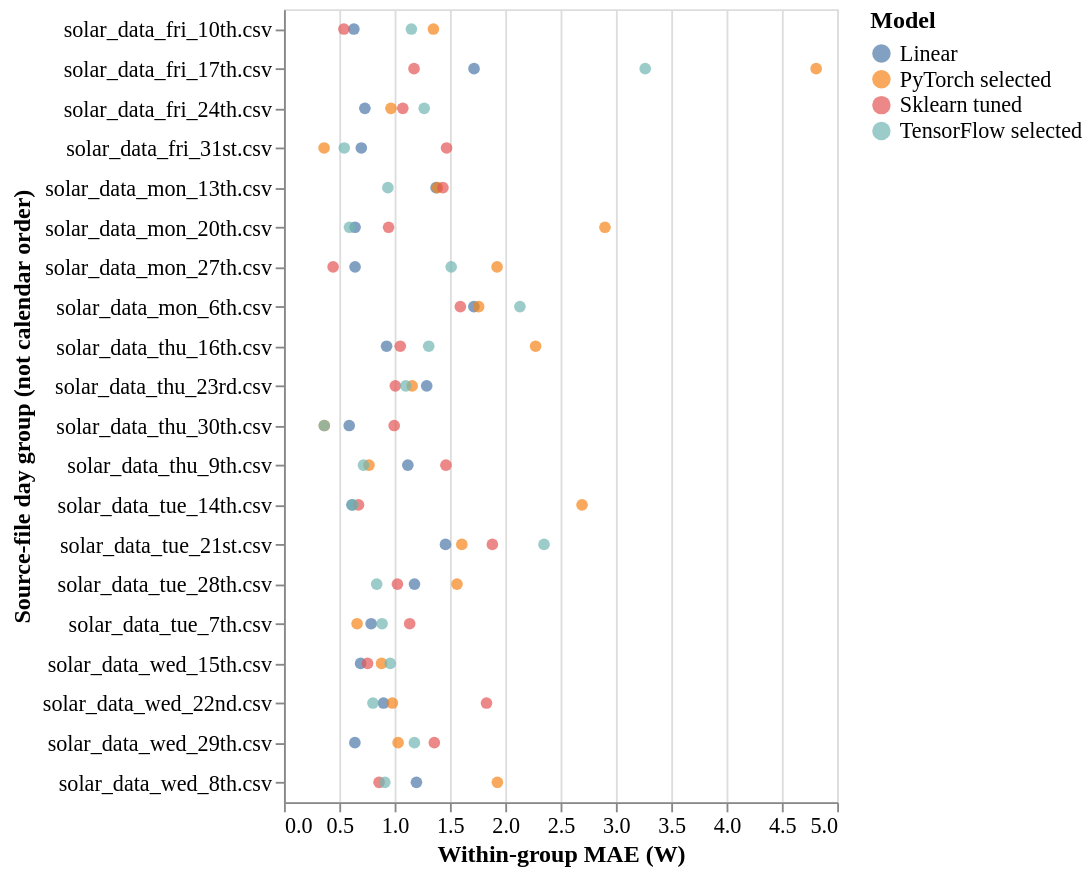

Express this chart as Vega-Lite.
### Vega-Lite specification from a JSON file in a GitHub repository (floating-point values rounded to 4 significant figures)
{"config": {"view": {"continuousWidth": 300, "continuousHeight": 300}, "axis": {"labelFontSize": 12, "titleFontSize": 13}, "font": "Times New Roman", "legend": {"labelFontSize": 12, "titleFontSize": 13}}, "data": {"name": "data-c24118badcd143e5731cf13c83e31498"}, "mark": {"type": "point", "filled": true, "size": 40}, "encoding": {"color": {"field": "model", "title": "Model", "type": "nominal"}, "tooltip": [{"field": "day_id", "type": "nominal"}, {"field": "model", "type": "nominal"}, {"field": "MAE (W)", "format": ".3f", "type": "quantitative"}], "x": {"field": "MAE (W)", "scale": {"zero": true}, "title": "Within-group MAE (W)", "type": "quantitative"}, "y": {"field": "day_id", "title": "Source-file day group (not calendar order)", "type": "nominal"}}, "height": 430, "$schema": "https://vega.github.io/schema/vega-lite/v6.4.1.json", "datasets": {"data-c24118badcd143e5731cf13c83e31498": [{"day_id": "solar_data_fri_10th.csv", "model": "Linear", "MAE (W)": 0.6316}, {"day_id": "solar_data_fri_10th.csv", "model": "PyTorch selected", "MAE (W)": 1.351}, {"day_id": "solar_data_fri_10th.csv", "model": "Sklearn tuned", "MAE (W)": 0.5413}, {"day_id": "solar_data_fri_10th.csv", "model": "TensorFlow selected", "MAE (W)": 1.152}, {"day_id": "solar_data_fri_17th.csv", "model": "Linear", "MAE (W)": 1.718}, {"day_id": "solar_data_fri_17th.csv", "model": "PyTorch selected", "MAE (W)": 4.81}, {"day_id": "solar_data_fri_17th.csv", "model": "Sklearn tuned", "MAE (W)": 1.175}, {"day_id": "solar_data_fri_17th.csv", "model": "TensorFlow selected", "MAE (W)": 3.265}, {"day_id": "solar_data_fri_24th.csv", "model": "Linear", "MAE (W)": 0.7311}, {"day_id": "solar_data_fri_24th.csv", "model": "PyTorch selected", "MAE (W)": 0.967}, {"day_id": "solar_data_fri_24th.csv", "model": "Sklearn tuned", "MAE (W)": 1.074}, {"day_id": "solar_data_fri_24th.csv", "model": "TensorFlow selected", "MAE (W)": 1.267}, {"day_id": "solar_data_fri_31st.csv", "model": "Linear", "MAE (W)": 0.699}, {"day_id": "solar_data_fri_31st.csv", "model": "PyTorch selected", "MAE (W)": 0.3626}, {"day_id": "solar_data_fri_31st.csv", "model": "Sklearn tuned", "MAE (W)": 1.469}, {"day_id": "solar_data_fri_31st.csv", "model": "TensorFlow selected", "MAE (W)": 0.5448}, {"day_id": "solar_data_mon_13th.csv", "model": "Linear", "MAE (W)": 1.375}, {"day_id": "solar_data_mon_13th.csv", "model": "PyTorch selected", "MAE (W)": 1.387}, {"day_id": "solar_data_mon_13th.csv", "model": "Sklearn tuned", "MAE (W)": 1.437}, {"day_id": "solar_data_mon_13th.csv", "model": "TensorFlow selected", "MAE (W)": 0.9389}, {"day_id": "solar_data_mon_20th.csv", "model": "Linear", "MAE (W)": 0.6426}, {"day_id": "solar_data_mon_20th.csv", "model": "PyTorch selected", "MAE (W)": 2.901}, {"day_id": "solar_data_mon_20th.csv", "model": "Sklearn tuned", "MAE (W)": 0.9453}, {"day_id": "solar_data_mon_20th.csv", "model": "TensorFlow selected", "MAE (W)": 0.5923}, {"day_id": "solar_data_mon_27th.csv", "model": "Linear", "MAE (W)": 0.6424}, {"day_id": "solar_data_mon_27th.csv", "model": "PyTorch selected", "MAE (W)": 1.926}, {"day_id": "solar_data_mon_27th.csv", "model": "Sklearn tuned", "MAE (W)": 0.4442}, {"day_id": "solar_data_mon_27th.csv", "model": "TensorFlow selected", "MAE (W)": 1.511}, {"day_id": "solar_data_mon_6th.csv", "model": "Linear", "MAE (W)": 1.716}, {"day_id": "solar_data_mon_6th.csv", "model": "PyTorch selected", "MAE (W)": 1.76}, {"day_id": "solar_data_mon_6th.csv", "model": "Sklearn tuned", "MAE (W)": 1.594}, {"day_id": "solar_data_mon_6th.csv", "model": "TensorFlow selected", "MAE (W)": 2.133}, {"day_id": "solar_data_thu_16th.csv", "model": "Linear", "MAE (W)": 0.9274}, {"day_id": "solar_data_thu_16th.csv", "model": "PyTorch selected", "MAE (W)": 2.274}, {"day_id": "solar_data_thu_16th.csv", "model": "Sklearn tuned", "MAE (W)": 1.051}, {"day_id": "solar_data_thu_16th.csv", "model": "TensorFlow selected", "MAE (W)": 1.308}, {"day_id": "solar_data_thu_23rd.csv", "model": "Linear", "MAE (W)": 1.29}, {"day_id": "solar_data_thu_23rd.csv", "model": "PyTorch selected", "MAE (W)": 1.159}, {"day_id": "solar_data_thu_23rd.csv", "model": "Sklearn tuned", "MAE (W)": 1.006}, {"day_id": "solar_data_thu_23rd.csv", "model": "TensorFlow selected", "MAE (W)": 1.101}, {"day_id": "solar_data_thu_30th.csv", "model": "Linear", "MAE (W)": 0.5897}, {"day_id": "solar_data_thu_30th.csv", "model": "PyTorch selected", "MAE (W)": 0.365}, {"day_id": "solar_data_thu_30th.csv", "model": "Sklearn tuned", "MAE (W)": 0.9962}, {"day_id": "solar_data_thu_30th.csv", "model": "TensorFlow selected", "MAE (W)": 0.3638}, {"day_id": "solar_data_thu_9th.csv", "model": "Linear", "MAE (W)": 1.12}, {"day_id": "solar_data_thu_9th.csv", "model": "PyTorch selected", "MAE (W)": 0.7682}, {"day_id": "solar_data_thu_9th.csv", "model": "Sklearn tuned", "MAE (W)": 1.464}, {"day_id": "solar_data_thu_9th.csv", "model": "TensorFlow selected", "MAE (W)": 0.7186}, {"day_id": "solar_data_tue_14th.csv", "model": "Linear", "MAE (W)": 0.6143}, {"day_id": "solar_data_tue_14th.csv", "model": "PyTorch selected", "MAE (W)": 2.694}, {"day_id": "solar_data_tue_14th.csv", "model": "Sklearn tuned", "MAE (W)": 0.6738}, {"day_id": "solar_data_tue_14th.csv", "model": "TensorFlow selected", "MAE (W)": 0.6228}, {"day_id": "solar_data_tue_21st.csv", "model": "Linear", "MAE (W)": 1.46}, {"day_id": "solar_data_tue_21st.csv", "model": "PyTorch selected", "MAE (W)": 1.607}, {"day_id": "solar_data_tue_21st.csv", "model": "Sklearn tuned", "MAE (W)": 1.883}, {"day_id": "solar_data_tue_21st.csv", "model": "TensorFlow selected", "MAE (W)": 2.35}, {"day_id": "solar_data_tue_28th.csv", "model": "Linear", "MAE (W)": 1.18}, {"day_id": "solar_data_tue_28th.csv", "model": "PyTorch selected", "MAE (W)": 1.564}, {"day_id": "solar_data_tue_28th.csv", "model": "Sklearn tuned", "MAE (W)": 1.025}, {"day_id": "solar_data_tue_28th.csv", "model": "TensorFlow selected", "MAE (W)": 0.8381}, {"day_id": "solar_data_tue_7th.csv", "model": "Linear", "MAE (W)": 0.7879}, {"day_id": "solar_data_tue_7th.csv", "model": "PyTorch selected", "MAE (W)": 0.6606}, {"day_id": "solar_data_tue_7th.csv", "model": "Sklearn tuned", "MAE (W)": 1.136}, {"day_id": "solar_data_tue_7th.csv", "model": "TensorFlow selected", "MAE (W)": 0.8865}, {"day_id": "solar_data_wed_15th.csv", "model": "Linear", "MAE (W)": 0.6927}, {"day_id": "solar_data_wed_15th.csv", "model": "PyTorch selected", "MAE (W)": 0.8819}, {"day_id": "solar_data_wed_15th.csv", "model": "Sklearn tuned", "MAE (W)": 0.7554}, {"day_id": "solar_data_wed_15th.csv", "model": "TensorFlow selected", "MAE (W)": 0.9602}, {"day_id": "solar_data_wed_22nd.csv", "model": "Linear", "MAE (W)": 0.8995}, {"day_id": "solar_data_wed_22nd.csv", "model": "PyTorch selected", "MAE (W)": 0.9797}, {"day_id": "solar_data_wed_22nd.csv", "model": "Sklearn tuned", "MAE (W)": 1.831}, {"day_id": "solar_data_wed_22nd.csv", "model": "TensorFlow selected", "MAE (W)": 0.804}, {"day_id": "solar_data_wed_29th.csv", "model": "Linear", "MAE (W)": 0.6407}, {"day_id": "solar_data_wed_29th.csv", "model": "PyTorch selected", "MAE (W)": 1.032}, {"day_id": "solar_data_wed_29th.csv", "model": "Sklearn tuned", "MAE (W)": 1.359}, {"day_id": "solar_data_wed_29th.csv", "model": "TensorFlow selected", "MAE (W)": 1.179}, {"day_id": "solar_data_wed_8th.csv", "model": "Linear", "MAE (W)": 1.197}, {"day_id": "solar_data_wed_8th.csv", "model": "PyTorch selected", "MAE (W)": 1.929}, {"day_id": "solar_data_wed_8th.csv", "model": "Sklearn tuned", "MAE (W)": 0.8595}, {"day_id": "solar_data_wed_8th.csv", "model": "TensorFlow selected", "MAE (W)": 0.9112}]}}
